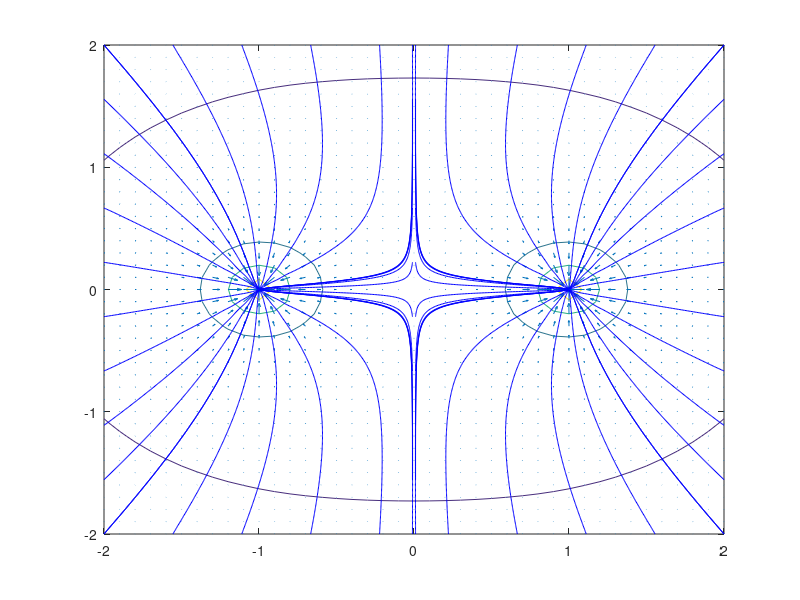

Source code (MATLAB):
[x,y]=meshgrid(-2:0.1:2,-2:0.1:2);
z=1./sqrt((x-1).^2+y.^2+0.01)+1./sqrt((x+1).^2+y.^2+0.01);
[dx,dy]=gradient(z);
contour(x,y,z,[-12,-8,-5,-3,-1,-0.5,-0.1,0.1,0.5,1,3,5,8,12]);
hold on
quiver(x,y,dx,dy);

xx=[linspace(-2,2,10),2*linspace(1,1,10),linspace(-2,2,10),-2*linspace(1,1,10),.01*linspace(1,1,10),-.01*linspace(1,1,10)];
yy=[2*linspace(1,1,10),linspace(-2,2,10),-2*linspace(1,1,10),linspace(-2,2,10),linspace(-2,2,10),linspace(-2,2,10)];
streamline(x,y,dx,dy,xx,yy)